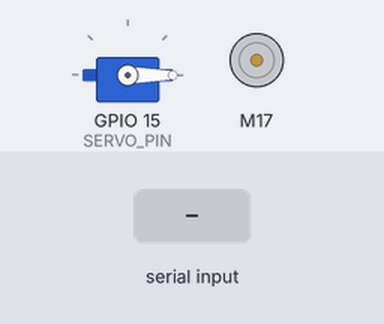
A sketch run on a simulated ESP32. On the bench: servo, DC motor (green arrow = forward, orange = backward, longer = faster). The inputs (shaded band) are chosen by the test bench. Nothing arrives over Bluetooth unless stated.

Above: at 1.2 s.
1.3 s: "1" received over the second serial link
Timing chart, 0 to 4.3 s (numbered marks = the images above; inputs shaded):
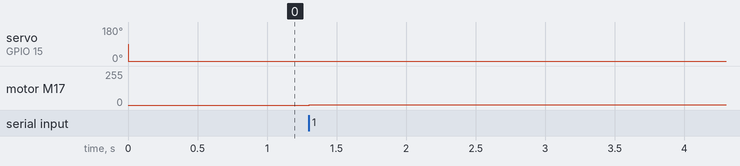

The sketch:

Ackerman_Steering_Bluetooth_Car_Controller.ino
```cpp
/*
        ESP32 Car with Ackerman Steering Mechanism
        Created: 10 Feb 2023
        Author: Anh Tri - STEM CLUB
        Device's Controller used: Bluetooth RC Joystick Controll - Andi.Co
        Status: Done - Tested
*/

#include <Servo.h>
#include <TB6612FNG.h>
#include "BluetoothSerial.h"

//enable classic bluetooth if not enabled & bluetooth setup
#if !defined(CONFIG_BT_ENABLED) || !defined(CONFIG_BLUEDROID_ENABLED)
#error Bluetooth is not enabled! Please run `make menuconfig` to and enable it
#endif
BluetoothSerial BTSerial;

//initialize variables
short temp, speed, angle; bool is_back_pressed;

//servo setup
const int SERVO_PIN = 15;
const int SERVO_CHANNEL = 10, SERVO_BASE_FREQUENCY = 500, SERVO_BITS = 10;
Servo Servo;

//motor setup
const int PWMA = 4, STANDBY = 5, AIN1 = 16, AIN2 = 17;
// const int MOTOR_CHANNEL = 1, MOTOR_BASE_FREQUENCY = 1000, MOTOR_BITS = 8;
Tb6612fng Motor(STANDBY, AIN2, AIN1, PWMA);

void read_variables(void * parameter) {
  while (true) {
    if (BTSerial.available()) {
      temp = BTSerial.read(); //useless variable
      speed = BTSerial.read();
      angle = BTSerial.read();
      is_back_pressed = BTSerial.read();
    // Serial.println("TEMP: " + String(temp) + ", SPEED: " + String(speed) + ", ANGLE: " + String(angle) + ", IS_BACKED_PRESSED: " + String(is_back_pressed)); // chỉ uncomment khi muốn đọc giá trị
    }
    vTaskDelay(3 / portTICK_PERIOD_MS);
  }
}

void navigate_servo(void * parameter) {
  while (true) {
      Servo.write(angle);
      vTaskDelay(3 / portTICK_PERIOD_MS);
  }
}

void driving(void * parameter) {
  while (true) {
    if (is_back_pressed) Motor.drive(-speed / 255.0);
    else Motor.drive(speed / 255.0);
    vTaskDelay(3 / portTICK_PERIOD_MS);
  }
}

void setup() {
  Serial.begin(115200);
  BTSerial.begin("MRC's Car");
  Motor.begin();
  Servo.attach(SERVO_PIN, SERVO_CHANNEL, 0, 180);
  xTaskCreatePinnedToCore(read_variables,
                          "Read Variables",
                          2048,
                          NULL,
                          12,
                          NULL,
                          0); //using core 0 to reading variables from Bluetooth's signal
  xTaskCreatePinnedToCore(navigate_servo,
                          "Navigate Servo",
                          2048,
                          NULL,
                          10,
                          NULL,
                          0); //using core 0 to navigating servo's direction
  xTaskCreatePinnedToCore(driving,
                          "Driving Car",
                          2048,
                          NULL,
                          10,
                          NULL,
                          1); //using core 1 to driving car at the same time with servo
}

void loop() {} //don't need to loop
```

Measured:
- after the input at 1.3 s, motor M17: stopped → forward 1/255 at once
